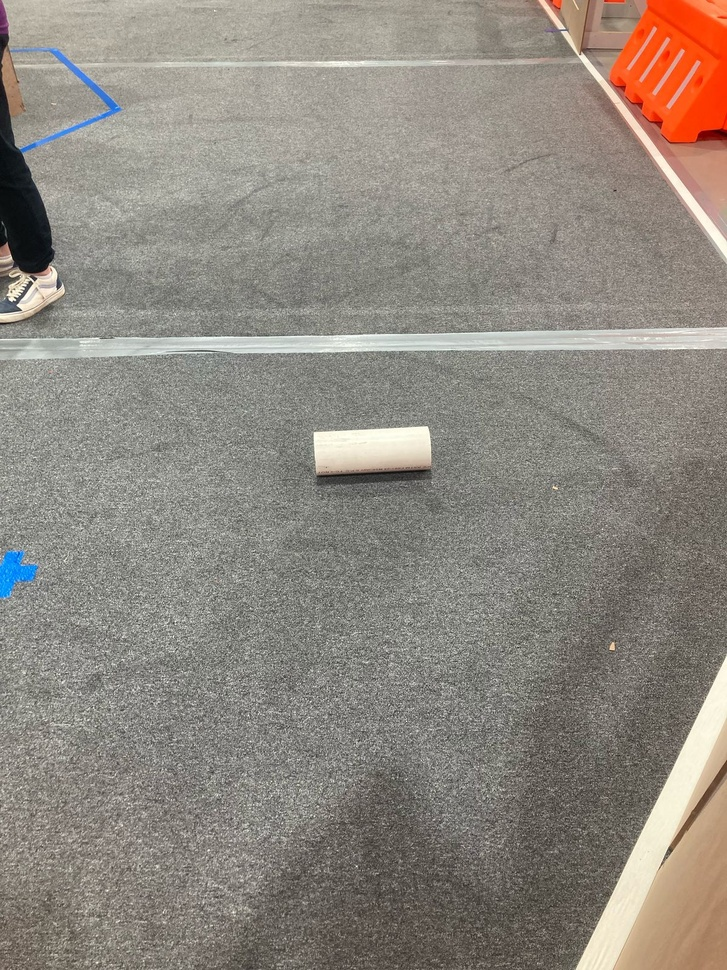
#> input picture coral-dect/img/bestimg.jpg, 727 x 970 px, shrunk from 1200 x 1600 before the run
$ python coral_detectionHomografia.py
#> lines starting #> are read from the running program, lines starting #| are printed output that depends on the picture; after the words box and inside, x2 and y2 are one past the last pixel; in counts of white or black regions, pixels touching at a corner belong together
#> the answer given: 1
#> the answer given: ../img/bestimg.jpg
#> further down, img is the input picture: shape (970, 727, 3); mean B, G, R 127.8, 136.5, 143.2
import cv2
import numpy as np
from networktables import NetworkTables

# Configuração do NetworkTables
NetworkTables.initialize(server='roboRIO-XXXX-frc.local')  # Substitua XXXX pelo seu time
sd = NetworkTables.getTable('SmartDashboard')

# Variáveis globais para homografia
homography_matrix = None
calibration_points = []
field_points = [
    [0.0, 0.0],          # Canto inferior esquerdo
    [16.4592, 0.0],      # Canto inferior direito (dimensões FRC padrão)
    [16.4592, 8.2296],   # Canto superior direito
    [0.0, 8.2296]        # Canto superior esquerdo
]

def load_homography():
    global homography_matrix
    try:
        homography_matrix = np.load('homography.npy')
        print("Homografia carregada com sucesso!")
    except:
        print("Arquivo de homografia não encontrado. Use o modo calibração.")
        homography_matrix = None

# [24 lines left out: functions save_homography, pixel_to_field, calibration_callback, not called in this run]

def process_image(image):
    # Obter parâmetros dos trackbars
    h_min = cv2.getTrackbarPos("H Min", "Ajustes")
    h_max = cv2.getTrackbarPos("H Max", "Ajustes")
    s_min = cv2.getTrackbarPos("S Min", "Ajustes")
    s_max = cv2.getTrackbarPos("S Max", "Ajustes")
    v_min = cv2.getTrackbarPos("V Min", "Ajustes")
    v_max = cv2.getTrackbarPos("V Max", "Ajustes")

    # Processamento da imagem
    hsv = cv2.cvtColor(image, cv2.COLOR_BGR2HSV)
#> hsv: shape (970, 727, 3); mean H, S, V 25.4, 27.5, 144.2
    lower = np.array([h_min, s_min, v_min])
    upper = np.array([h_max, s_max, v_max])
    mask = cv2.inRange(hsv, lower, upper)
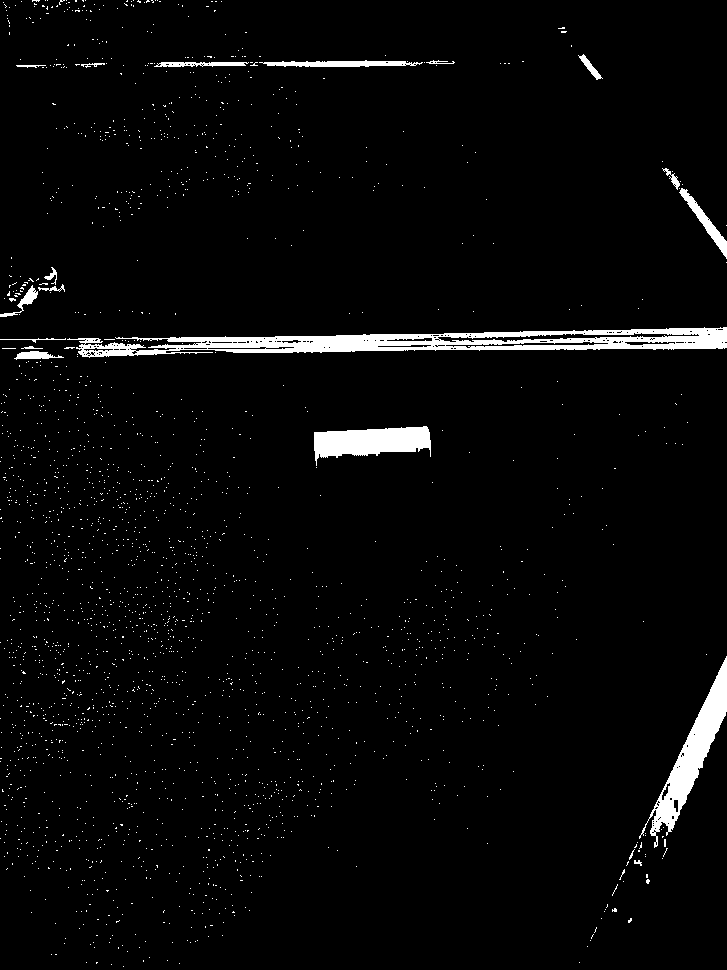
#> mask: shape (970, 727); 3.1% white; 2316 white regions (2297 under 20 px), largest, box (x1, y1, x2, y2) and area: (67, 327, 727, 358) 9134, (639, 656, 727, 848) 3927, (314, 426, 431, 466) 2853

    # Operações morfológicas
    kernel = np.ones((5,5), np.uint8)
    mask = cv2.erode(mask, kernel, iterations=1)
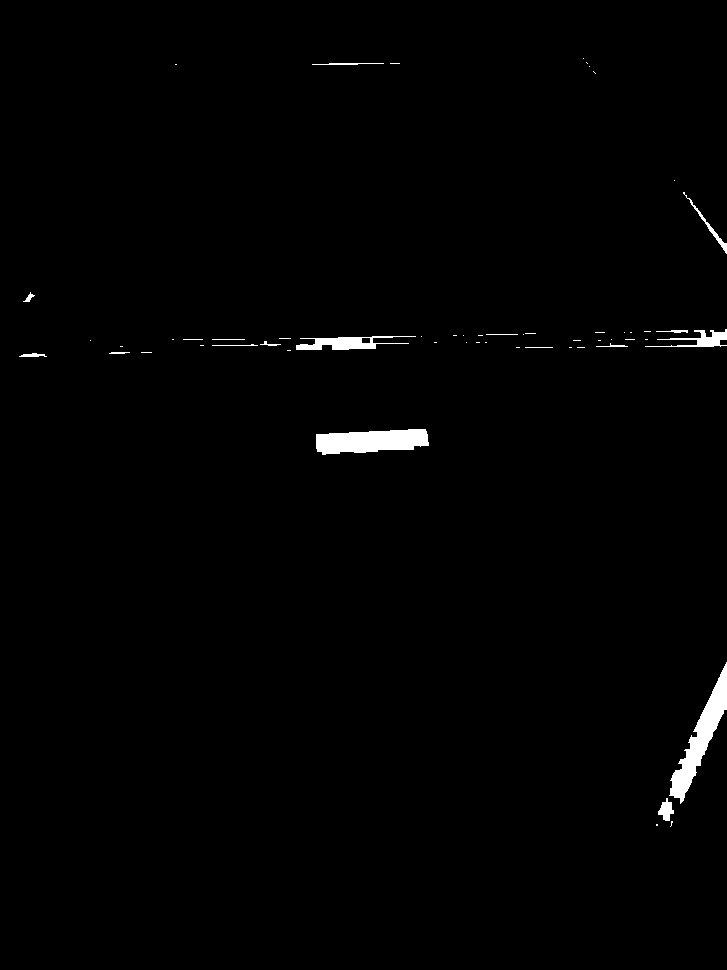
#> mask: shape (970, 727); 1% white; 56 white regions (38 under 20 px), largest, box (x1, y1, x2, y2) and area: (669, 662, 727, 804) 2303, (316, 429, 429, 455) 2202, (296, 336, 416, 350) 852
    mask = cv2.dilate(mask, kernel, iterations=3)
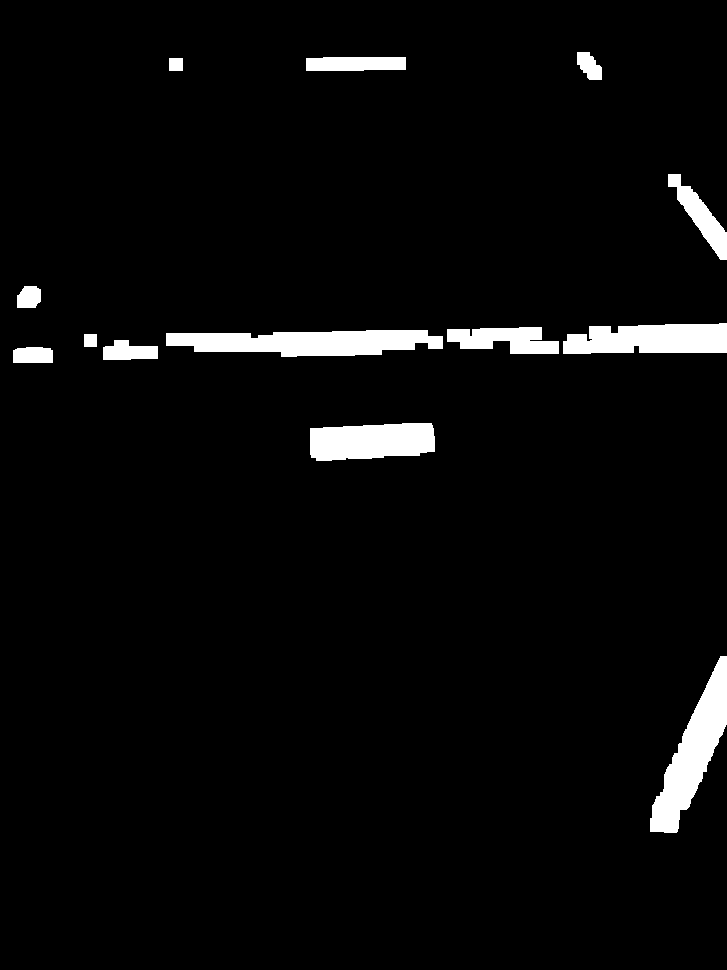
#> mask: shape (970, 727); 3.8% white; 13 white regions

    # Detecção de contornos
    contours, _ = cv2.findContours(mask, cv2.RETR_EXTERNAL, cv2.CHAIN_APPROX_SIMPLE)
#> contours = 13 contours; largest, box (x1, y1, x2, y2) and area: (650, 656, 727, 833) 5214, (166, 330, 443, 357) 5156, (563, 323, 727, 354) 4066, (310, 423, 435, 461) 3878, (447, 327, 559, 354) 1952

    # Filtragem por área
    height, width = image.shape[:2]
    img_area = height * width
    min_area = img_area * (cv2.getTrackbarPos("Area Min%", "Ajustes")/1000)
    max_area = img_area * (cv2.getTrackbarPos("Area Max%", "Ajustes")/1000)

    # Processar detecções
    result = image.copy()
    positions = []

    for cnt in contours:
        area = cv2.contourArea(cnt)
        if min_area < area < max_area:
            # Geometria do contorno
            x, y, w, h = cv2.boundingRect(cnt)
            M = cv2.moments(cnt)
            if M["m00"] != 0:
                cx = int(M["m10"]/M["m00"])
                cy = int(M["m01"]/M["m00"])

                # Conversão para coordenadas do campo
                field_pos = pixel_to_field(cx, cy) if homography_matrix else None

                # Desenhar resultados
                cv2.rectangle(result, (x,y), (x+w,y+h), (0,255,0), 2)
                cv2.putText(result, "CORAL", (x, y-10),
                          cv2.FONT_HERSHEY_SIMPLEX, 0.7, (0,255,0), 2)

                # if field_pos:
                #     positions.append(field_pos)
                #     cv2.putText(result, f"X: {field_pos[0]:.2f}m", (x, y+h+20),
                #               cv2.FONT_HERSHEY_SIMPLEX, 0.6, (255,0,0), 1)
                #     cv2.putText(result, f"Y: {field_pos[1]:.2f}m", (x, y+h+40),
                #               cv2.FONT_HERSHEY_SIMPLEX, 0.6, (255,0,0), 1)


                if field_pos:
                    positions.append(field_pos)
                    print(f"Posição detectada: X={field_pos[0]:.2f}m, Y={field_pos[1]:.2f}m")
#> this loop made 13 passes
#> (area, x, y, w, h, cx, cy) on passes 1, 2, 4, 6, 7, 8, 10, 12: (5214, 650, 656, 77, 177, 692, 752), (3877.5, 310, 423, 125, 38, 371, 440), (759, 103, 340, 55, 20, 128, 351), (5155.5, 166, 330, 277, 27, 307, 341), (1952.5, 447, 327, 112, 27, 504, 339), (4065.5, 563, 323, 164, 31, 650, 339), (1552.5, 668, 174, 59, 86, 700, 216), (1229, 306, 57, 100, 14, 355, 63)
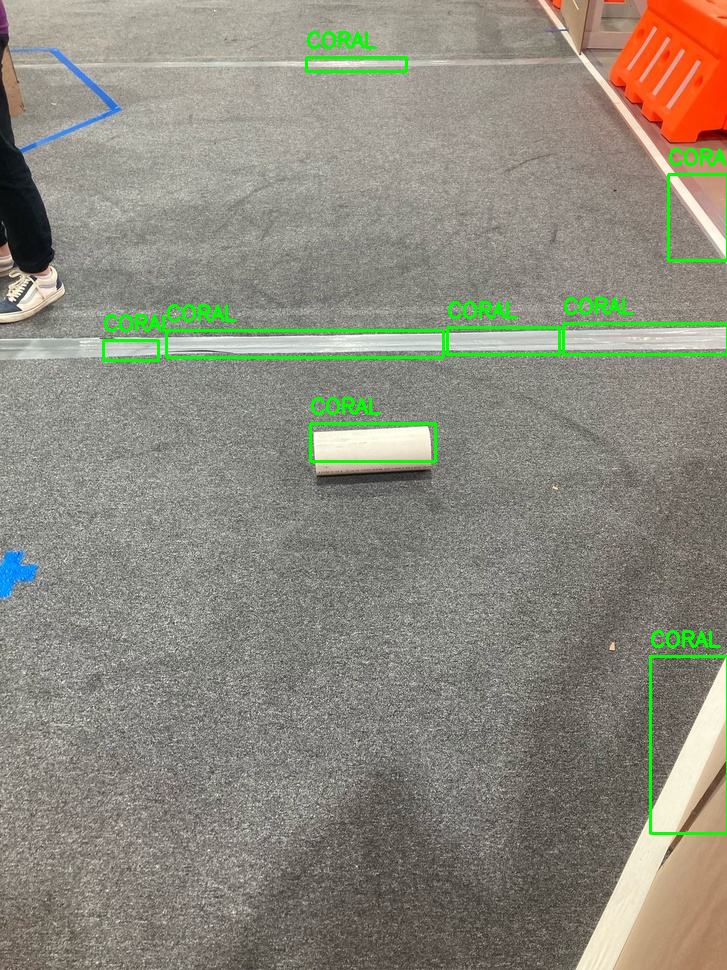
#> result: shape (970, 727, 3); 1.72% of pixels changed, all inside (x1, y1, x2, y2) = (102, 31, 727, 835)
#> after the loop, positions = []

    # Enviar posições para o robô
    if positions:
        flat_pos = [coord for pos in positions for coord in pos]
        sd.putNumberArray("CoralPositions", flat_pos)
    else:
        sd.putNumberArray("CoralPositions", [])

    return result, mask

# Configuração da interface
cv2.namedWindow("Ajustes")
cv2.createTrackbar("H Min", "Ajustes", 0, 179, lambda x: None)
cv2.createTrackbar("H Max", "Ajustes", 179, 179, lambda x: None)
cv2.createTrackbar("S Min", "Ajustes", 0, 255, lambda x: None)
cv2.createTrackbar("S Max", "Ajustes", 30, 255, lambda x: None)
cv2.createTrackbar("V Min", "Ajustes", 200, 255, lambda x: None)
cv2.createTrackbar("V Max", "Ajustes", 255, 255, lambda x: None)
cv2.createTrackbar("Area Min%", "Ajustes", 1, 100, lambda x: None)
cv2.createTrackbar("Area Max%", "Ajustes", 50, 100, lambda x: None)

# Carregar homografia existente
load_homography()

while True:
    cmd = input("\n=== MENU PRINCIPAL ===\n1. Iniciar Detecção\n2. Calibrar Homografia\n3. Sair\nEscolha: ")

    if cmd == '3':
        break

    elif cmd == '2':
        # Modo calibração
        cal_img_path = input("\n=== MODO CALIBRAÇÃO ===\nCaminho da imagem de calibração: ")
        cal_img = cv2.imread(cal_img_path)

        if cal_img is None:
            print("Erro ao carregar imagem!")
            continue

        calibration_points.clear()
        cv2.namedWindow("Calibração")
        cv2.setMouseCallback("Calibração", calibration_callback)
        print("\nInstruções:")
        print("1. Clique nos 4 cantos do campo na ordem solicitada")
        print("2. Pressione 'S' para SALVAR e voltar ao menu")
        print("3. Pressione 'Q' para CANCELAR\n")

        calibrando = True
        while calibrando:
            display_img = cal_img.copy()
            # Desenha pontos e números
            for i, (x,y) in enumerate(calibration_points):
                cv2.circle(display_img, (x,y), 10, (0,0,255), -1)
                cv2.putText(display_img, str(i+1), (x+15,y-15),
                          cv2.FONT_HERSHEY_SIMPLEX, 1, (0,0,255), 2)

            # Mostra instruções na imagem
            cv2.putText(display_img, "Clique nos 4 cantos do campo", (10,30),
                      cv2.FONT_HERSHEY_SIMPLEX, 0.7, (255,255,255), 2)
            cv2.putText(display_img, "Ordem: 1-Inferior Esq, 2-Inferior Dir,", (10,60),
                      cv2.FONT_HERSHEY_SIMPLEX, 0.7, (255,255,255), 2)
            cv2.putText(display_img, "3-Superior Dir, 4-Superior Esq", (10,90),
                      cv2.FONT_HERSHEY_SIMPLEX, 0.7, (255,255,255), 2)
            cv2.putText(display_img, "Pressione S para salvar | Q para cancelar", (10,120),
                      cv2.FONT_HERSHEY_SIMPLEX, 0.7, (255,255,255), 2)

            cv2.imshow("Calibração", display_img)

            key = cv2.waitKey(1) & 0xFF
            if key == ord('s'):
                if len(calibration_points) == 4:
                    save_homography()
                    load_homography()  # Recarrega a nova homografia
                    calibrando = False
                    print("\nCalibração concluída! Retornando ao menu...")
                else:
                    print("É necessário selecionar exatamente 4 pontos!")
            elif key == ord('q'):
                calibrando = False
                print("Calibração cancelada!")

        cv2.destroyAllWindows()

    elif cmd == '1':
        # Modo detecção
        if homography_matrix is None:
            print("\nAVISO: Homografia não calibrada! As posições serão em pixels.")

        img_path = input("\n=== MODO DETECÇÃO ===\nCaminho da imagem: ")
        img = cv2.imread(img_path)

        if img is None:
            print("Erro ao carregar imagem!")
            continue

        print("\nInstruções:")
        print("- Ajuste os trackbars para isolar o CORAL")
        print("- Pressione N para nova imagem")
        print("- Pressione Q para voltar ao menu\n")

        detectando = True
        while detectando:
            result, mask = process_image(img)

            # Exibir informações
            h, w = img.shape[:2]
            cv2.putText(result, f"Resolucao: {w}x{h}", (10,30),
                      cv2.FONT_HERSHEY_SIMPLEX, 0.7, (255,0,0), 2)
            status_homografia = "Ativa" if homography_matrix else "Nao calibrada"
            cv2.putText(result, f"Homografia: {status_homografia}", (10,60),
                      cv2.FONT_HERSHEY_SIMPLEX, 0.7, (255,0,0), 2)
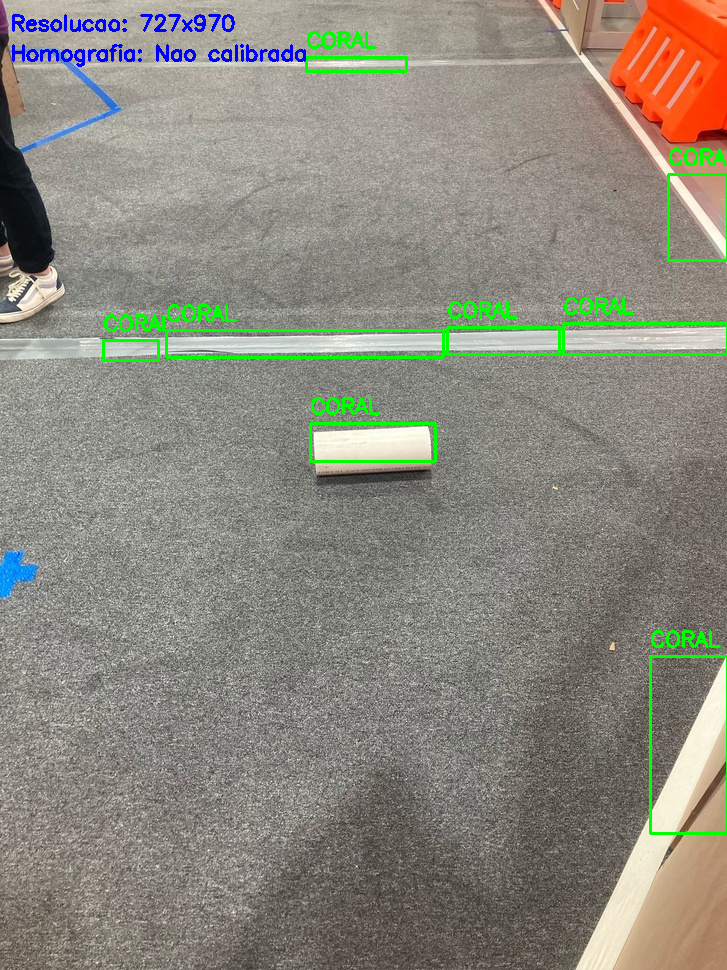
#> result: shape (970, 727, 3); mean B, G, R 126, 137.5, 139.8

            cv2.imshow("Imagem", result)
            cv2.imshow("Mascara", mask)

            key = cv2.waitKey(1) & 0xFF
#> (key q is pressed here)
#> the answer given: 1
#> the answer given: ../img/pic2.png
#> the answer given: 1
#> the answer given: ../img/pic2.png
            if key == ord('n'):
                detectando = False
                print("\nCarregando nova imagem...")
            elif key == ord('q'):
                detectando = False
                print("Retornando ao menu principal...")

        cv2.destroyAllWindows()

cv2.destroyAllWindows()

$ run again, on coral-dect/img/pic3.png
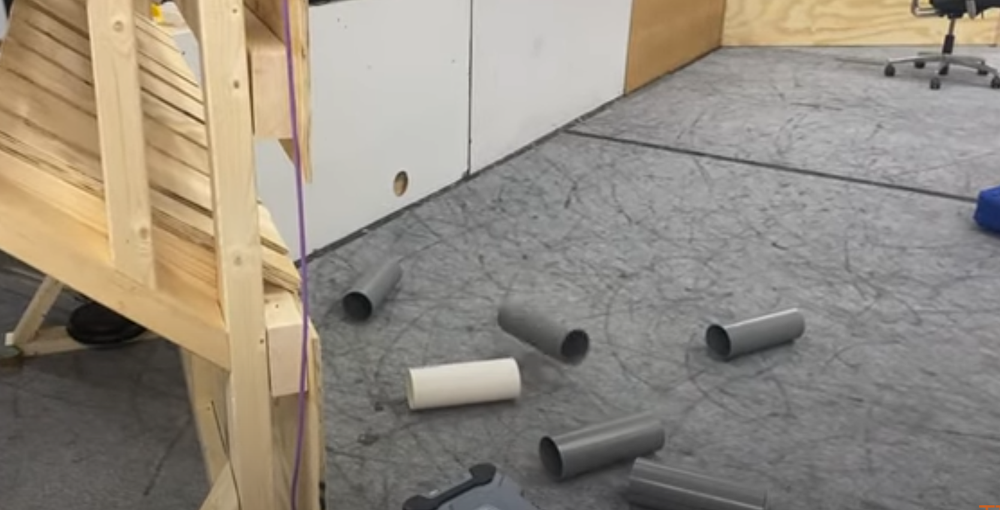
#> input picture coral-dect/img/pic3.png, 1000 x 510 px, shrunk from 1668 x 851 before the run
#> img is the input picture: shape (510, 1000, 3); mean B, G, R 128.7, 140.4, 148.5
#> hsv: shape (510, 1000, 3); mean H, S, V 29.8, 31.2, 149
#> in process_image, `mask = cv2.dilate(mask, kernel, iterations=3)`:
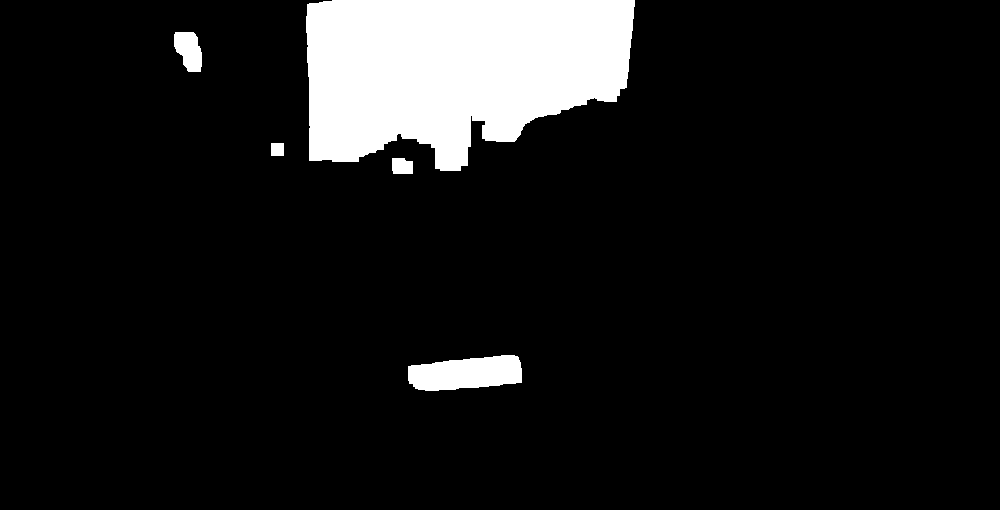
#> mask: shape (510, 1000); 9.5% white; 5 white regions
#> contours = 5 contours; box (x1, y1, x2, y2) and area: (306, 0, 635, 171) 43354, (408, 355, 522, 391) 3032, (174, 32, 202, 72) 784, (392, 158, 413, 174) 276, (271, 143, 284, 156) 144
#> the loop in process_image, `for cnt in contours:` made 5 passes
#> (area, x, y, w, h, cx, cy) on passes 1, 4: (3031.5, 408, 355, 114, 36, 466, 373), (783.5, 174, 32, 28, 40, 188, 49)
#> after the loop in process_image, `for cnt in contours:`: positions = []
#> `cv2.putText(result, f"Homografia: {status_homografia}", (10,60), cv2.F..`:
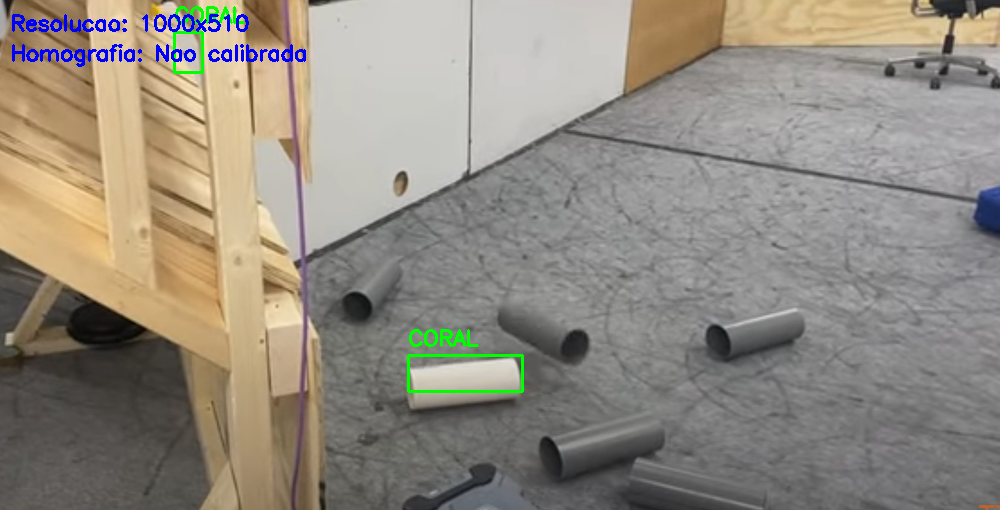
#> result: shape (510, 1000, 3); mean B, G, R 129, 139.7, 146.4

$ run again, on coral-dect/img/pic4.png
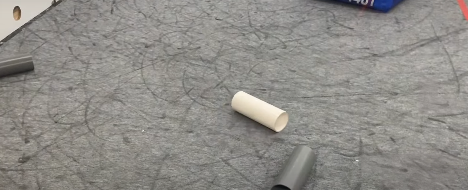
#> input picture coral-dect/img/pic4.png, 468 x 190 px
#> img is the input picture: shape (190, 468, 3); mean B, G, R 136.2, 140.7, 143.2
#> hsv: shape (190, 468, 3); mean H, S, V 22.5, 13.6, 143.5
#> in process_image, `mask = cv2.dilate(mask, kernel, iterations=3)`:
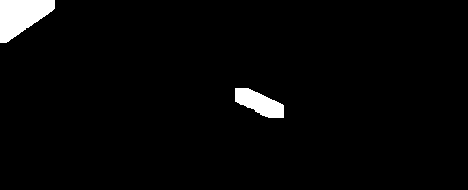
#> mask: shape (190, 468); 2.7% white; 2 white regions
#> contours = 2 contours; box (x1, y1, x2, y2) and area: (0, 0, 55, 43) 1464, (235, 88, 284, 118) 822
#> the loop in process_image, `for cnt in contours:` made 2 passes
#> (area, x, y, w, h, cx, cy) on passes 1 to 2: (822.5, 235, 88, 49, 30, 258, 102), (1463.5, 0, 0, 55, 43, 20, 15)
#> after the loop in process_image, `for cnt in contours:`: positions = []
#> `cv2.putText(result, f"Homografia: {status_homografia}", (10,60), cv2.F..`:
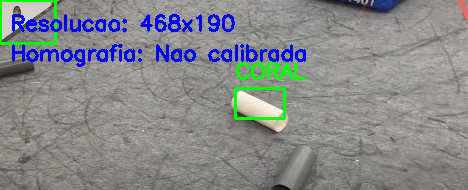
#> result: shape (190, 468, 3); mean B, G, R 138.6, 136.6, 134.6
